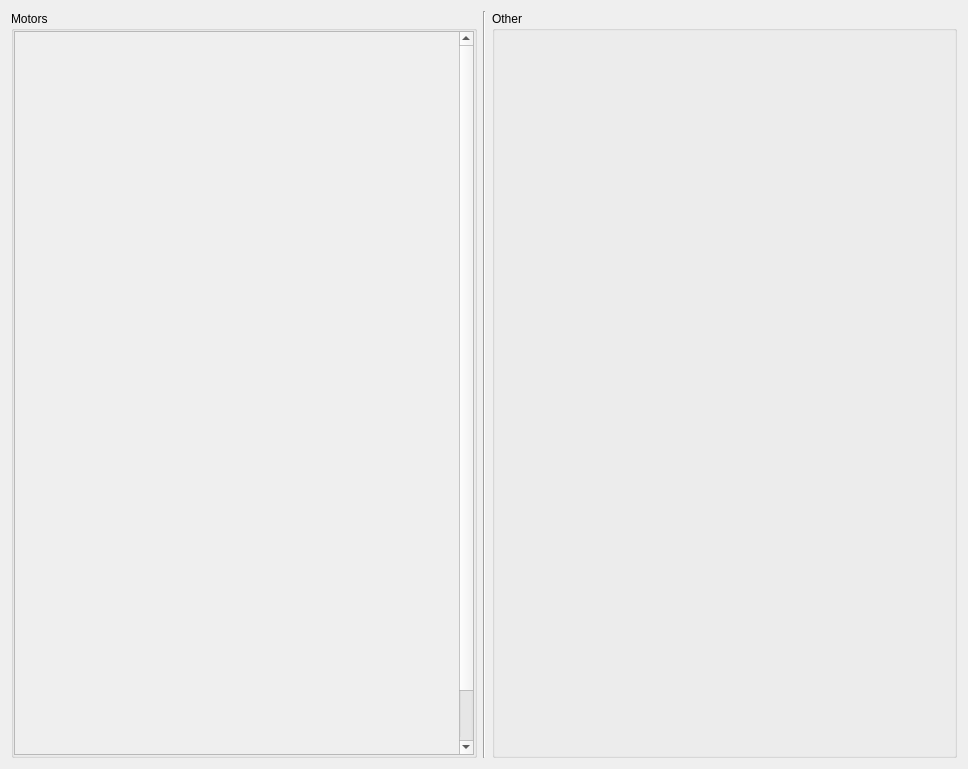
<?xml version="1.0" encoding="UTF-8"?>
<ui version="4.0">
 <class>Form</class>
 <widget class="QWidget" name="Form">
  <property name="geometry">
   <rect>
    <x>0</x>
    <y>0</y>
    <width>968</width>
    <height>769</height>
   </rect>
  </property>
  <property name="windowTitle">
   <string>Form</string>
  </property>
  <layout class="QHBoxLayout" name="horizontalLayout" stretch="1,0,1">
   <item>
    <widget class="QGroupBox" name="groupBox">
     <property name="title">
      <string>Motors</string>
     </property>
     <property name="flat">
      <bool>true</bool>
     </property>
     <layout class="QVBoxLayout" name="verticalLayout_2">
      <property name="leftMargin">
       <number>0</number>
      </property>
      <property name="topMargin">
       <number>0</number>
      </property>
      <property name="rightMargin">
       <number>0</number>
      </property>
      <property name="bottomMargin">
       <number>0</number>
      </property>
      <item>
       <widget class="QScrollArea" name="scrollArea">
        <property name="minimumSize">
         <size>
          <width>330</width>
          <height>0</height>
         </size>
        </property>
        <property name="horizontalScrollBarPolicy">
         <enum>Qt::ScrollBarAlwaysOff</enum>
        </property>
        <property name="widgetResizable">
         <bool>true</bool>
        </property>
        <widget class="QWidget" name="scrollAreaWidgetContents">
         <property name="geometry">
          <rect>
           <x>0</x>
           <y>0</y>
           <width>447</width>
           <height>784</height>
          </rect>
         </property>
         <layout class="QVBoxLayout" name="verticalLayout">
          <property name="leftMargin">
           <number>2</number>
          </property>
          <property name="topMargin">
           <number>2</number>
          </property>
          <property name="rightMargin">
           <number>2</number>
          </property>
          <property name="bottomMargin">
           <number>2</number>
          </property>
          <item>
           <widget class="AxisSettingsWidget" name="widget_axisSettings01" native="true">
            <property name="minimumSize">
             <size>
              <width>320</width>
              <height>150</height>
             </size>
            </property>
            <property name="maximumSize">
             <size>
              <width>16777215</width>
              <height>150</height>
             </size>
            </property>
           </widget>
          </item>
          <item>
           <widget class="AxisSettingsWidget" name="widget_axisSettings02" native="true">
            <property name="minimumSize">
             <size>
              <width>320</width>
              <height>150</height>
             </size>
            </property>
            <property name="maximumSize">
             <size>
              <width>16777215</width>
              <height>150</height>
             </size>
            </property>
           </widget>
          </item>
          <item>
           <widget class="AxisSettingsWidget" name="widget_axisSettings03" native="true">
            <property name="minimumSize">
             <size>
              <width>320</width>
              <height>150</height>
             </size>
            </property>
            <property name="maximumSize">
             <size>
              <width>16777215</width>
              <height>150</height>
             </size>
            </property>
           </widget>
          </item>
          <item>
           <widget class="AxisSettingsWidget" name="widget_axisSettings04" native="true">
            <property name="minimumSize">
             <size>
              <width>320</width>
              <height>150</height>
             </size>
            </property>
            <property name="maximumSize">
             <size>
              <width>16777215</width>
              <height>150</height>
             </size>
            </property>
           </widget>
          </item>
          <item>
           <widget class="AxisSettingsWidget" name="widget_axisSettings05" native="true">
            <property name="minimumSize">
             <size>
              <width>320</width>
              <height>150</height>
             </size>
            </property>
            <property name="maximumSize">
             <size>
              <width>16777215</width>
              <height>150</height>
             </size>
            </property>
           </widget>
          </item>
          <item>
           <spacer name="verticalSpacer">
            <property name="orientation">
             <enum>Qt::Vertical</enum>
            </property>
            <property name="sizeHint" stdset="0">
             <size>
              <width>20</width>
              <height>40</height>
             </size>
            </property>
           </spacer>
          </item>
         </layout>
        </widget>
       </widget>
      </item>
     </layout>
    </widget>
   </item>
   <item>
    <widget class="Line" name="line">
     <property name="orientation">
      <enum>Qt::Vertical</enum>
     </property>
    </widget>
   </item>
   <item>
    <widget class="QGroupBox" name="groupBox_2">
     <property name="title">
      <string>Other</string>
     </property>
     <property name="flat">
      <bool>true</bool>
     </property>
    </widget>
   </item>
  </layout>
 </widget>
 <customwidgets>
  <customwidget>
   <class>AxisSettingsWidget</class>
   <extends>QWidget</extends>
   <header>lib.widgets.AxisSettings</header>
   <container>1</container>
  </customwidget>
 </customwidgets>
 <resources/>
 <connections/>
</ui>
